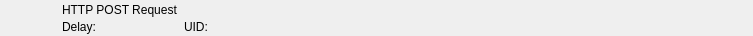
<?xml version="1.0" encoding="UTF-8"?>
<ui version="4.0">
 <class>RundownHttpPostWidget</class>
 <widget class="QWidget" name="RundownHttpPostWidget">
  <property name="geometry">
   <rect>
    <x>0</x>
    <y>0</y>
    <width>753</width>
    <height>36</height>
   </rect>
  </property>
  <layout class="QHBoxLayout" name="horizontalLayout">
   <property name="spacing">
    <number>0</number>
   </property>
   <property name="margin">
    <number>0</number>
   </property>
   <item>
    <widget class="QFrame" name="frameItem">
     <property name="sizePolicy">
      <sizepolicy hsizetype="Preferred" vsizetype="Fixed">
       <horstretch>0</horstretch>
       <verstretch>0</verstretch>
      </sizepolicy>
     </property>
     <property name="minimumSize">
      <size>
       <width>0</width>
       <height>36</height>
      </size>
     </property>
     <widget class="QLabel" name="labelIcon">
      <property name="geometry">
       <rect>
        <x>22</x>
        <y>2</y>
        <width>32</width>
        <height>32</height>
       </rect>
      </property>
      <property name="text">
       <string/>
      </property>
      <property name="pixmap">
       <pixmap resource="../Widgets.qrc">:/Graphics/Images/HttpPost.png</pixmap>
      </property>
      <property name="scaledContents">
       <bool>true</bool>
      </property>
     </widget>
     <widget class="QLabel" name="labelLabel">
      <property name="geometry">
       <rect>
        <x>62</x>
        <y>2</y>
        <width>561</width>
        <height>16</height>
       </rect>
      </property>
      <property name="text">
       <string>HTTP POST Request</string>
      </property>
     </widget>
     <widget class="QLabel" name="labelColor">
      <property name="geometry">
       <rect>
        <x>0</x>
        <y>0</y>
        <width>18</width>
        <height>36</height>
       </rect>
      </property>
      <property name="text">
       <string/>
      </property>
     </widget>
     <widget class="QLabel" name="labelGroupColor">
      <property name="geometry">
       <rect>
        <x>0</x>
        <y>0</y>
        <width>6</width>
        <height>36</height>
       </rect>
      </property>
      <property name="text">
       <string/>
      </property>
     </widget>
     <widget class="QLabel" name="labelDelay">
      <property name="geometry">
       <rect>
        <x>62</x>
        <y>19</y>
        <width>83</width>
        <height>16</height>
       </rect>
      </property>
      <property name="text">
       <string>Delay:</string>
      </property>
     </widget>
     <widget class="QLabel" name="labelRemoteTriggerId">
      <property name="geometry">
       <rect>
        <x>184</x>
        <y>19</y>
        <width>111</width>
        <height>16</height>
       </rect>
      </property>
      <property name="text">
       <string>UID:</string>
      </property>
     </widget>
    </widget>
   </item>
   <item>
    <widget class="QFrame" name="frameStatus">
     <property name="minimumSize">
      <size>
       <width>77</width>
       <height>0</height>
      </size>
     </property>
     <property name="maximumSize">
      <size>
       <width>77</width>
       <height>16777215</height>
      </size>
     </property>
     <widget class="QLabel" name="labelGpiConnected">
      <property name="geometry">
       <rect>
        <x>1</x>
        <y>2</y>
        <width>32</width>
        <height>32</height>
       </rect>
      </property>
      <property name="minimumSize">
       <size>
        <width>32</width>
        <height>32</height>
       </size>
      </property>
      <property name="maximumSize">
       <size>
        <width>32</width>
        <height>32</height>
       </size>
      </property>
      <property name="lineWidth">
       <number>0</number>
      </property>
      <property name="text">
       <string/>
      </property>
      <property name="pixmap">
       <pixmap resource="../Widgets.qrc">:/Graphics/Images/GpiConnected.png</pixmap>
      </property>
      <property name="scaledContents">
       <bool>true</bool>
      </property>
     </widget>
     <widget class="QLabel" name="labelDisconnected">
      <property name="geometry">
       <rect>
        <x>32</x>
        <y>2</y>
        <width>32</width>
        <height>32</height>
       </rect>
      </property>
      <property name="minimumSize">
       <size>
        <width>32</width>
        <height>32</height>
       </size>
      </property>
      <property name="maximumSize">
       <size>
        <width>32</width>
        <height>32</height>
       </size>
      </property>
      <property name="text">
       <string/>
      </property>
      <property name="pixmap">
       <pixmap resource="../Widgets.qrc">:/Graphics/Images/Disconnected.png</pixmap>
      </property>
      <property name="scaledContents">
       <bool>true</bool>
      </property>
     </widget>
     <widget class="QLabel" name="labelActiveColor">
      <property name="geometry">
       <rect>
        <x>69</x>
        <y>0</y>
        <width>8</width>
        <height>36</height>
       </rect>
      </property>
      <property name="minimumSize">
       <size>
        <width>8</width>
        <height>36</height>
       </size>
      </property>
      <property name="maximumSize">
       <size>
        <width>8</width>
        <height>36</height>
       </size>
      </property>
      <property name="text">
       <string/>
      </property>
     </widget>
    </widget>
   </item>
  </layout>
 </widget>
 <resources>
  <include location="../Widgets.qrc"/>
 </resources>
 <connections/>
 <slots>
  <slot>addToCombo()</slot>
 </slots>
</ui>
